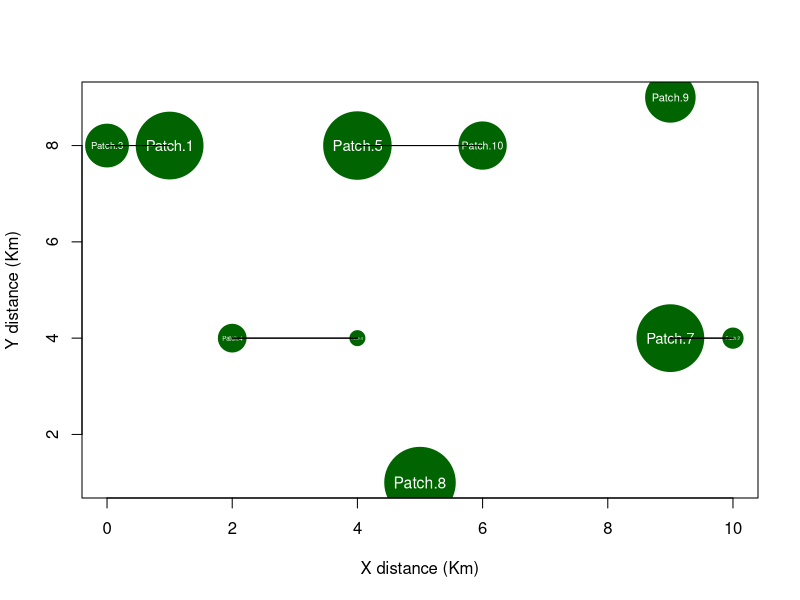

Generate this figure with R: (Note: this script raises an error after producing the figure.)
################################################################################
############################## Create the landscape ############################
################################################################################

### Set the seed for reproducibility, each seed represents 1 rep (N = 10)
# Set the seeds to run the model
seeds <- c(000, 111, 222, 333, 444, 555, 666, 777, 888, 999)

# Create an empty data frame to store the results
big_results <- data.frame()

# Outer loop over the seeds
for (seed in seeds) {
  
  # Inner loop over the runs
  for (run in 1:10) {
    
    # Set the seed
    set.seed(seeds)

### Create the landscape with random coordinates 
patch_name <- c("Patch.1", "Patch.2", "Patch.4", "Patch.3", "Patch.5", 
                "Patch.6", "Patch.7", "Patch.8", "Patch.9", "Patch.10")
patch_size <- as.integer(runif(10, min = 1, max = 100))
patch_coord.x <- sample(0:10, 10, replace=TRUE)
patch_coord.y <- sample(0:10, 10, replace=TRUE)
n.patch <- length(patch_name)
DatPatch <- data.frame(name=patch_name, size=patch_size, x=patch_coord.x, 
                       y=patch_coord.y)

## distance matrix
dist_patch <- as.matrix(dist(DatPatch[, c("x", "y")]))
rownames(dist_patch) <- DatPatch$name
colnames(dist_patch) <- DatPatch$name

## Plot the graph 
plot(DatPatch$x, DatPatch$y, pch=19, cex=DatPatch$size/10, col="dark green",
     xlab="X distance (Km)", ylab="Y distance (Km)")

# Print the patch names on the plot
text(DatPatch$x, DatPatch$y, labels=DatPatch$name, col="white",
     cex=DatPatch$size/100)

# add lines between patches less than 3 units away
for(i in 1:n.patch) {
  for(j in 1:n.patch) {
    if(dist_patch[i,j] < 3) {
      segments(DatPatch[i,"x"], DatPatch[i,"y"], DatPatch[j,"x"], 
               DatPatch[j,"y"], col="black", lwd = 1)
    }
  }
}
################################################################################
############################# DEFINING THE MODEL ###############################
################################################################################
############################### Local Dynamics #################################

### Create a list of data frames, with each data frame representing a patch
patch_data <- vector(mode = "list", length = n.patch) # initialize the list
for (i in 1:n.patch) {
  ## Set patch parameters
  patch_data[[i]] <- data.frame(
    N = 500, #Initial starting population size for host
    P = 50, # Initial starting population size for parasitoid
    Q = 5, # Initial starting population size for hyperparasitoid
    LAMh = (DatPatch$size[i] / 14.4), # Spatial dependent Growth rate of host 
    k1 = 0.25, # Degree of clumping for parasitoid attacks
    k2 = 1, # Degree of clumping for hyperparasitoid attacks
    kh = (0.5 * DatPatch$size[[i]]), # Host carrying capacity 
    Ap = 0.68, # Attack rate of parasitoid 
    Aq = 0.4, # Attack rate of hyperparasitoid 
    cp = 1, # Conversion efficiency of parasitoid 
    cq = 0.23, # Conversion efficiency of hyperparasitoid 
    noise = rnorm(1, mean = 1, sd = 0.2), # Stochastic noise term 
    size = DatPatch$size[[i]]) # Patch size 
}

### Define a function to update N, P, and Q
update_N_P_Q <- function(N, P, Q, dist_patch, patch_data, current_patch_) {
  LAMh <- patch_data$LAMh
  Ap <- patch_data$Ap
  Aq <- patch_data$Aq
  cp <- patch_data$cp
  cq <- patch_data$cq
  k1 <- patch_data$k1
  k2 <- patch_data$k2
  kh <- patch_data$kh
  Mu <- patch_data$Mu
  noise <- patch_data$noise
  size <- patch_data$size
  ## Calculate the new populations with local interactions 
  Host_dens_dep <- LAMh * exp((-N * exp(-Ap*P)) / kh)
  N_local <- Host_dens_dep * N * ((1 + ((Ap * P) / k1)) ^ - k1) * 
    ((1 + ((Aq * Q) / k2)) ^ - k2) * noise
  P_local <- cp * N * ((1 + ((Aq * Q) / k2)) ^ - k2) * 
    ((1 - ((1 + ((Ap * P) / k1)) ^ - k1))) * noise
  Q_local <- cq * N * ((1 - (1 + ((Aq * Q) / k2)) ^ - k2)) * noise
  
  ## Set a cap on the population size 
  N_local <- min(N_local, kh * noise)
  P_local <- min(P_local, kh * noise)
  Q_local <- min(Q_local, kh * noise)
  
  ## Ensure populations cannot go negative
  if (N_local < 0) N_local <- 0
  if (P_local < 0) P_local <- 0
  if (Q_local < 0) Q_local <- 0
  
  ## Return new populations as a dataframe to go to next timestep
  return(data.frame(N = N_local, P = P_local, Q = Q_local))
}

################################################################################
############################# Run the simulation ###############################
################################################################################

### Initialize a data frame to store the results
results <- data.frame(
  timestep = integer(),
  patch_name = character(),
  patch_size = integer(),
  N = integer(),
  P = integer(),
  Q = integer()
)

### Run the model for 100 timesteps
for (t in 1:100) {
  ## Loop through each patch
  for (i in 1:n.patch) {
    ## Get patch data
    patch_data_i <- patch_data[[i]]
    
    ## Update N, P, and Q
    updated_populations <- update_N_P_Q(patch_data_i$N, patch_data_i$P, 
                                        patch_data_i$Q, dist_patch, 
                                        patch_data_i)
    
    ## Update patch data
    patch_data_i$N <- updated_populations$N
    patch_data_i$P <- updated_populations$P
    patch_data_i$Q <- updated_populations$Q
    patch_data[[i]] <- patch_data_i
    
    ## Add results to data frame
    results <- rbind(results, data.frame(
      timestep = t,
      patch_name = patch_name[i],
      patch_size = patch_size[i],
      N = round(updated_populations$N),
      P = round(updated_populations$P),
      Q = round(updated_populations$Q)
    ))
  }
}

### Print the results to check data for errors 
print(results)

### Add the results table for each seed and runs to to big results table
big_results <- bind_rows(big_results, results)

  }
}


################################################################################
########################### ANALYSIS & VISUALIZATION ###########################
################################################################################

### Plotting FIG 4 - Patch size against avg. pop. size
# Load required packages
library(ggplot2)

# Calculate the average populations by patch size
avg_populations <- aggregate(cbind(N, P, Q) ~ patch_size, data = big_results, 
                             FUN = mean)

# Plot the graph
ggplot(avg_populations, aes(x = patch_size)) +
  geom_line(aes(y = N, linetype = "Host"), size = 1) +
  geom_line(aes(y = P, linetype = "Parasitoid"), size = 1) +
  geom_line(aes(y = Q, linetype = "Hyperparasitoid"), size = 1) +
  labs(x = "Patch size", y = "Population size", linetype = "Population") +
  scale_linetype_manual(values = c("Host" = "solid", "Parasitoid" = "longdash", 
                                   "Hyperparasitoid" = "dotted")) +
                        theme_classic()


### Analysis of the effect of patch size on each species population 
# Fit a GLM with Poisson distribution and log link function to populations
glm_N <- glm(N ~ patch_size, data = big_results, family = poisson(link = "log"))
glm_P <- glm(P ~ patch_size, data = big_results, family = poisson(link = "log"))
glm_Q <- glm(Q ~ patch_size, data = big_results, family = poisson(link = "log"))

# Summarize the model
summary(glm_N)
summary(glm_P)
summary(glm_Q)
